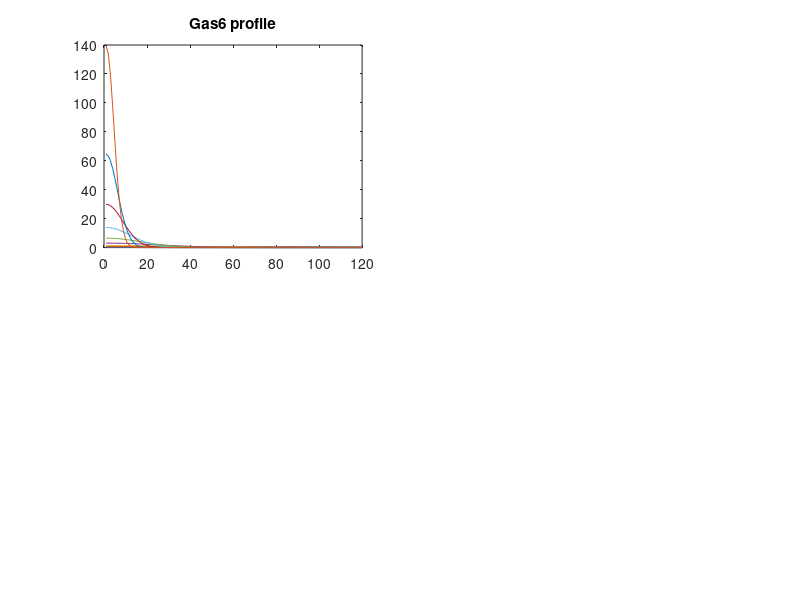

MATLAB code for this plot: (Note: this script raises an error after producing the figure.)
clc; clear;

params = 10.^[2.3626, -3.8869, 3.5788, -0.8938, -1.3400, -2.9947, ...
    -0.1982, -1.9999,  4.1196, -0.9247,  0.7935];

figIDX = 1;

sshape = @(x,xx) cos(xx*pi/3).^x(1);
GasConc = -1.204;
GassF = @(x,xx) 2*sshape(x,xx)/mean(sshape(x,xx).*xx)*(10^x(2));

shapeParam = 60;

names = {'B1','B2','U1','U2','xFwd1','xRev1','xFwd3','xRev3','AXLint1','AXLint2',...
	'scaleA','kRec','kDeg','fElse','fD2','Gas1','AXL2'};

D = zeros(1,14);
D(1) = 1;

DO_SPATIAL_PRED = 1;

%% Real Gas6 local prediction

% This script generated Figure 2B

if DO_SPATIAL_PRED
    figure(figIDX);
    figIDX = figIDX + 1;
    
    xx = linspace(0,1,120);
    A = logspace(-2,3,16);

    for ii = 1:length(A)
        BB(:,ii) = GassF([A(ii) GasConc shapeParam],xx); %#ok<SAGROW>
    end

    subplot(2,2,1);
    plot(BB);
    title('Gas6 profile');
    
    % Next

    ffSpat = @(x,y) cLib_diff_profile_pY (30, params, GassF(x,xx), D*y, 0);

    localPY = zeros(length(A),4);
    avgPY = zeros(length(A),4);

    parfor ii = 1:length(A)
        localPYz = zeros(1,4);
        avgPYz = zeros(1,4);
        
        temp = ffSpat([A(ii) GasConc],0);
        localPYz(1) = temp(1);
        avgPYz(1) = mean(temp.*xx);
        
        temp = ffSpat([A(ii) GasConc],0.1);
        localPYz(2) = temp(1);
        avgPYz(2) = mean(temp.*xx);

        temp = ffSpat([A(ii) GasConc],1);
        localPYz(3) = temp(1);
        avgPYz(3) = mean(temp.*xx);
        
        temp = ffSpat([A(ii) GasConc],10);
        localPYz(4) = temp(1);
        avgPYz(4) = mean(temp.*xx);
        
        localPY(ii,:) = localPYz;
        avgPY(ii,:) = avgPYz;
        
        disp(ii);
    end
    
    subplot(2,2,2);
    hold off;
    semilogx(A,localPY(:,1)/localPY(1,1),'k-');
    hold on;
    semilogx(A,localPY(:,2)/localPY(1,2),'g-');
    semilogx(A,localPY(:,3)/localPY(1,3),'b-');
    semilogx(A,localPY(:,4)/localPY(1,4),'r-');
    axis([min(A) max(A) 0 max(max(localPY / localPY(1,1)))]);
    title('Local predictions');

    subplot(2,2,3);
    hold off;
    semilogx(A,avgPY(:,1)/avgPY(1,1),'k-');
    hold on;
    semilogx(A,avgPY(:,2)/avgPY(1,2),'g-');
    semilogx(A,avgPY(:,3)/avgPY(1,3),'b-');
    semilogx(A,avgPY(:,4)/avgPY(1,4),'r-');
    axis([min(A) max(A) 0 2.2]);
    title('Average predictions');
    
    
    % Components
    
    subplot(2,2,4);

    names = {'A','A1','A2','A12','D1','D2'};
    ttt = [1 0 0 0 0 0 1 0 0 0 0 0 0;...
           0 1 0 0 0 0 0 1 0 0 0 0 0;...
           0 0 1 0 0 0 0 0 1 0 0 0 0;...
           0 0 0 1 0 0 0 0 0 1 0 0 0;...
           0 0 0 0 1 0 0 0 0 0 1 0 0;...
           0 0 0 0 0 1 0 0 0 0 0 1 0];

    meanify = @(x) 2*x'*xx'/length(xx);

    ffSpat = @(x) cLib_diff_profile (30, params, GassF(x,xx), D*10);

    clc;
    
    parfor ii = 1:length(A)
        Bdetail(:,ii) = meanify(ffSpat([A(ii) GasConc]));
        B(ii,:) = ttt*Bdetail(:,ii);
        
        disp(ii);
    end
    
    %for ii = 1:size(B,2)
    %    B(:,ii) = B(:,ii) - B(1,ii); %#ok<SAGROW>
    %end

    semilogx(A,B);
    axis([min(A) max(A) min(min(B)) max(max(B))]);
    legend(names);
end